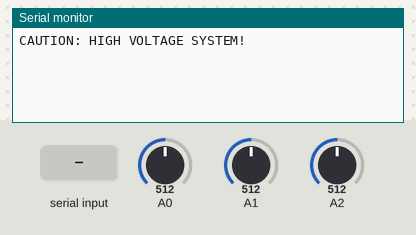
The sketch below on a simulated Arduino Uno, built with avr-gcc and run on an emulated ATmega328P. Parts: the last lines printed to the serial monitor. Inputs (shaded band) come from the test bench; at power-on: A0 = 512, A1 = 512, A2 = 512.

Above: at 4.2 s.
4.3 s: "DEBUG\n" received over Serial
At 7.1 s:
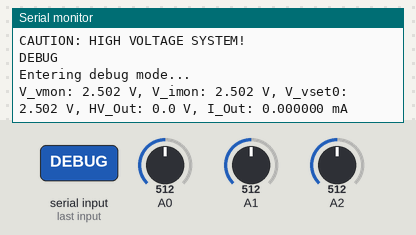
7.3 s: "STOP\n" received over Serial
At 9.8 s:
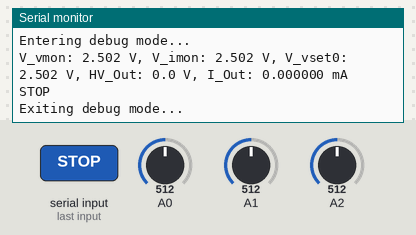
10.3 s: "1\n" received over Serial
At 12.3 s:
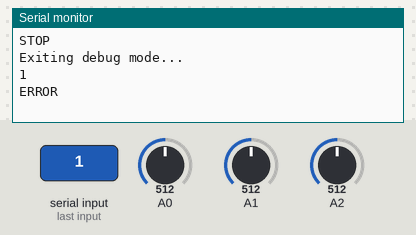

Measured:
- after the input at 4.3 s, the serial monitor: prints a new line after 2.2 s (image 1)
- after the input at 7.3 s, the serial monitor: prints a new line after 1.8 s (image 2)
- after the input at 10.3 s, the serial monitor: prints a new line after 1.3 s (image 3)

The sketch:

arduinoUno.ino
```cpp
/**
 * HV Supply
 * author: Vijay Mocherla
 * email: vijaysai.mocherla@gmail.com
 *
 * Readout and display system for iseg DPR3040512 HV supply. Please iseg's manual and datasheet for
 * more details about the supply and the pin assignments.
 *
 * The following voltages are monitored from the module (all in range of 0-5V):
 * - V_vset0: reference voltage for setpoint, used for both current and voltage output
 * - V_imon: monitor voltage for current output
 * - V_vmon: monitor voltage for voltage output
 *
 **/
#include <Wire.h>
// #include <LiquidCrystal_I2C.h>

// LiquidCrystal_I2C lcd(0x27, 16, 2); // Change to 0x3F if needed

// HV Supply 01
// const float FACTOR_HV=663.5191;   // Conversion factor for HV_Out
// const float FACTOR_I=0.757;       // Conversion factor for I_Out (mA/V)

// HV Supply 02
const float FACTOR_HV=-654.1922;   // Conversion factor for HV_Out
const float FACTOR_I=0.757;       // Conversion factor for I_Out (mA/V)

// HV Supply 03
// const float FACTOR_HV=651.519139;   // Conversion factor for HV_Out
// const float FACTOR_I=0.757;       // Conversion factor for I_Out (mA/V)


const int navg = 50;
float read_delay = 20;
// readout array
float v_readout[3] = {0.0, 0.0, 0.0};
// variables for voltages
float v_vmon;
float v_imon;
float v_vset0;
float hv_out;
float i_out;

int debug_mode = 0; // Debug mode flag

void setup() {
    Serial.begin(9600);
    Wire.begin();

    // lcd.begin(16, 2);
    // lcd.backlight();

    // Show caution message before enabling HV

    // lcd.setCursor(0, 0);
    // lcd.print("CAUTION: HIGH");
    // lcd.setCursor(0, 1);
    // lcd.print("VOLTAGE SYSTEM!");
    Serial.println("CAUTION: HIGH VOLTAGE SYSTEM!");

    delay(3000); // Wait 3 seconds before proceeding
}

// Display values on LCD
// void flush_output_to_LCD(){
//     lcd.clear();
//     lcd.setCursor(0, 0);
//     lcd.print("HV Out: ");
//     lcd.print(hv_out, 0);
//     lcd.print(" V");

//     lcd.setCursor(0, 1);
//     lcd.print("I_Out: ");
//     lcd.print(i_out, 3);
//     lcd.print(" mA");
// }

// Read voltages from analog pins (0-1023 mapped to 0-5V)
void read_voltages(){
    for (int i=0; i<navg; i++){
        v_readout[0] += analogRead(A0);
        v_readout[1] += analogRead(A1);
        v_readout[2] += analogRead(A2);
        delay(read_delay);
    };
    // average and covert to voltage
    v_vset0 = v_readout[0]/navg * (5.0 / 1023.0);
    v_imon =  v_readout[1]/navg * (5.0 / 1023.0);
    v_vmon =  v_readout[2]/navg * (5.0 / 1023.0);
    v_readout[0] = 0.0;
    v_readout[1] = 0.0;
    v_readout[2] = 0.0;
    // Convert to HV_Out and I_Out
    hv_out = (v_vmon - v_vset0) * FACTOR_HV;
    i_out =  (v_imon - v_vset0) * FACTOR_I;
}

// Print to Serial Monitor for debugging
void flush_to_serial_monitor(){
    Serial.print("V_vmon: ");
    Serial.print(v_vmon, 3);
    Serial.print(" V, V_imon: ");
    Serial.print(v_imon, 3);
    Serial.print(" V, V_vset0: ");
    Serial.print(v_vset0, 3);
    Serial.print(" V, HV_Out: ");
    Serial.print(hv_out, 1);
    Serial.print(" V, I_Out: ");
    Serial.print(i_out, 6);
    Serial.println(" mA");
}

// Check for serial commands to enter/exit debug mode
void check_serial_command(){
    if (Serial.available() > 0) {
        String command = Serial.readStringUntil("\r");
        command.trim();
        Serial.println(command);
        if (command == "DEBUG"){
          Serial.println("Entering debug mode...\n");
          debug_mode = 1;
        }
        else if (command == "STOP"){
          Serial.println("Exiting debug mode...\n");
          debug_mode = 0;
        }
        else{
            Serial.println("ERROR\n");
        }
    }
    if (debug_mode){
      flush_to_serial_monitor();
    }
}


void loop() {
    read_voltages();
    // flush_output_to_LCD();
    check_serial_command();
    delay(500);
}
```
